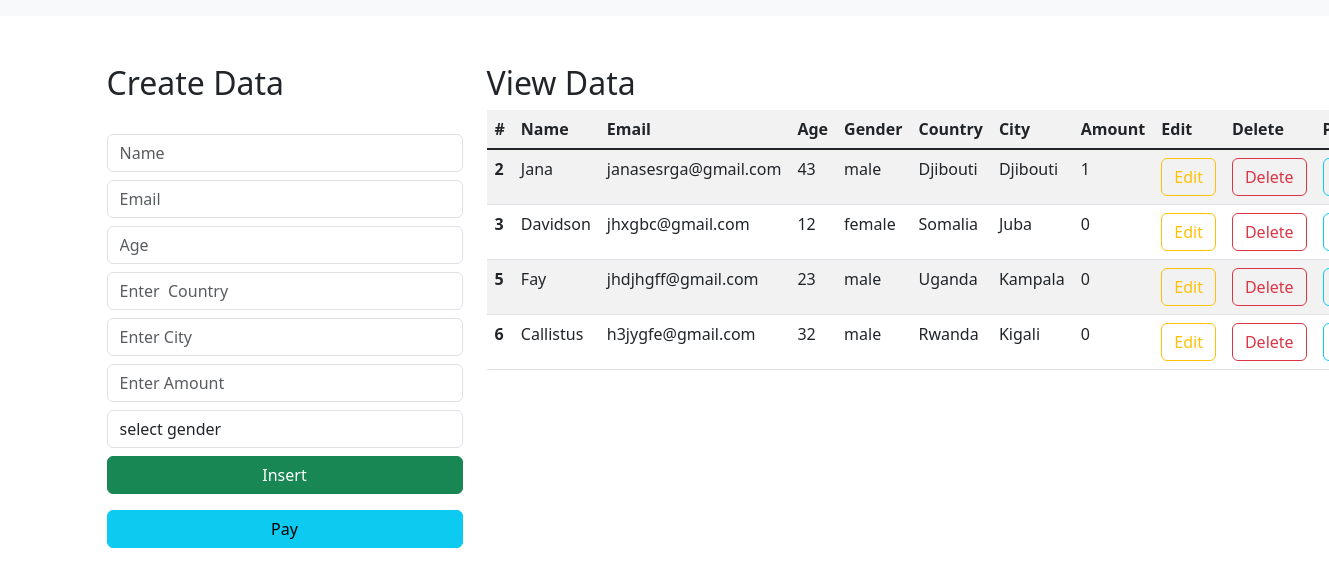
The page / on the database its author committed.
### djangoCryProject/models.py (models this page shows)
class Student(models.Model):
    name = models.CharField(max_length=50, blank=False, null=False)
    email = models.EmailField()
    age = models.IntegerField()
    gender = models.CharField(max_length=50, blank=False, null=False)
    country = models.CharField(max_length=50, default='Kenya')
    city = models.CharField(max_length=50, default='Nairobi')
    amount = models.IntegerField(default='0')

### djangoCryProject/views.py (the view)
# urls.py: path('', views.index_page, name='index'),
def index_page(request):
    data = Student.objects.all()
    context = {"data": data}
    return render(request, "index.html", context)

### templates/index.html (shortened to what this page needs)
<html lang="en">
    <link href="https://cdn.jsdelivr.net/npm/bootstrap@5.3.0-alpha1/dist/css/bootstrap.min.css" rel="stylesheet">
  <head>
  </head>
  <body>
    <nav class="navbar navbar-expand-lg bg-body-tertiary">
      </nav>
      <div class="container mt-5">
        <div class="row">
            <div class="col-md-4">
                <h2>Create Data</h2>
                <br>
                <form action="/insert" method="post">
                    <div class="form-group">
                        <input type="text" class="form-control" placeholder="Name" name="name" required>
                    </div>
                    <div class="form-group">
                        <input type="email" class="form-control  mt-2" placeholder="Email" name="email" required>
                    </div>
                    <div class="form-group">
                        <input type="number" class="form-control  mt-2" placeholder="Age" name="age" required>
                    </div>
                    <div class="form-group">
                        <input type="text" class="form-control  mt-2" placeholder="Enter  Country" name="country" required>
                    </div>
                    <div class="form-group">
                        <input type="text" class="form-control  mt-2" placeholder="Enter City" name="city" required>
                    </div>
                    <div class="form-group">
                        <input type="number" class="form-control  mt-2" placeholder="Enter Amount" name="amount" required>
                    </div>
                    <div class="form-group mt-2">
                        <select id="gender" name="gender" class="form-control" required>
                            <option selected>select gender</option>
                        </select>
                    </div>
                    <div class="d-grid gap-2">
                        <button class="btn btn-success mt-2" type="submit">Insert</button>
                        <button class="btn btn-info mt-2" type="submit">Pay</button>
                    </div>
                </form>
            </div>
            <div class="col-md-8">
                <h2>View Data</h2>
                <table class="table table-striped table-hover">
                    <thea0d>
                      <tr>
                        <th scope="col">#</th>
                        <th scope="col">Name</th>
                        <th scope="col">Email</th>
                        <th scope="col">Age</th>
                        <th scope="col">Gender</th>
                        <th scope="col">Country</th>
                        <th scope="col">City</th>
                        <th scope="col">Amount</th>
                        <th scope="col">Edit</th>
                        <th scope="col">Delete</th>
                        <th scope="col">Pay</th>
                      </tr>
                    </thea0d>
                    <tbody class="table-group-divider">
                    {% for d in data %}
                      <tr>
                        <th scope="row">{{d.id}}</th>
                        <td>{{d.name}}</td>
                        <td>{{d.email}}</td>
                        <td>{{d.age}}</td>
                        <td>{{d.gender}}</td>
                        <td>{{d.country}}</td>
                        <td>{{d.city}}</td>
                        <td>{{d.amount}}</td>
                        <td><a href="/update/{{d.id}}" type="button" class="btn btn-outline-warning">Edit</a></td>
                        <td><a href="/delete/{{d.id}}" type="button" class="btn btn-outline-danger">Delete</a></td>
                        <td><a href="/pay/{{d.id}}" type="button" class="btn btn-outline-info">Pay</a></td>
                      </tr>
                    {% endfor %}
                    </tbody>
                  </table>
            </div>
        </div>
      </div>
  </body>
</html>

### rows shown on the page
Student: id "2", name "Jana", email "janasesrga@gmail.com", age "43", gender "male", country "Djibouti", city "Djibouti", amount "1"
Student: id "3", name "Davidson", email "jhxgbc@gmail.com", age "12", gender "female", country "Somalia", city "Juba", amount "0"
Student: id "5", name "Fay", email "jhdjhgff@gmail.com", age "23", gender "male", country "Uganda", city "Kampala", amount "0"
Student: id "6", name "Callistus", email "h3jygfe@gmail.com", age "32", gender "male", country "Rwanda", city "Kigali", amount "0"
